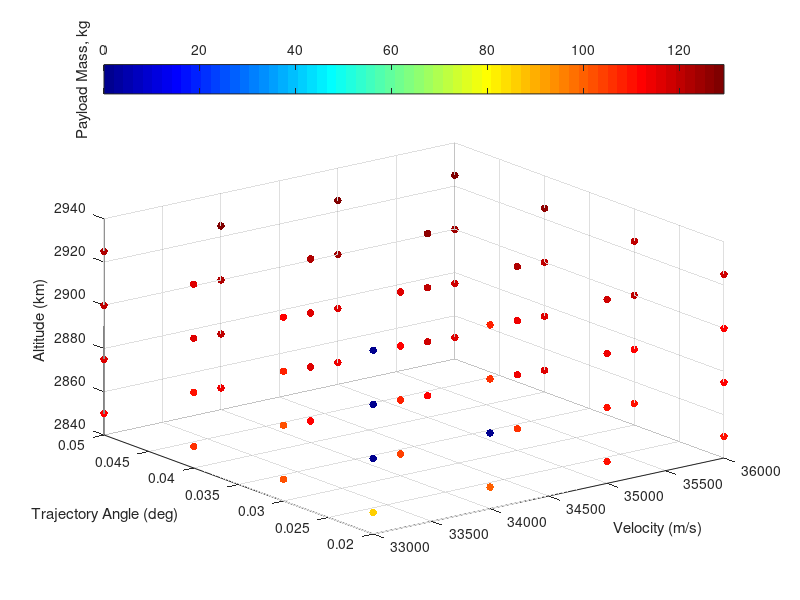

This chart was generated by the following MATLAB code: (Note: this script raises an error after producing the figure.)
% visualising third stage cost results
% clear all
ThirdStageData = sortrows(dlmread('thirdstageforvis.dat'));
Atmosphere = dlmread('atmosphere.txt');
% map = [0, 0, 0
%     0, 0, 0
%     .0, 0, 0
%     .2, 0, 0
%     .6, 0, 0.0
%     1.0, 0, 0];
% colormap(map)




colormap jet
scatter3(ThirdStageData(:,3),ThirdStageData(:,4),ThirdStageData(:,5),30,ThirdStageData(:,6), 'filled')

ylabel('Trajectory Angle (deg)')
xlabel('Velocity (m/s)')
zlabel('Altitude (km)')
c=colorbar('northoutside');
ylabel(c,'Payload Mass, kg')



[VGrid,thetaGrid,vGrid] = ndgrid(33000:1000:36000,[0.01 0.02 0.03 0.04 0.05],[2850:25:2925]);

PayloadDataInterp = scatteredInterpolant(ThirdStageData(:,3),ThirdStageData(:,4),ThirdStageData(:,5),ThirdStageData(:,6));
PayloadData = PayloadDataInterp(VGrid,thetaGrid,vGrid);
global PayloadGrid
PayloadGrid = griddedInterpolant(VGrid,thetaGrid,vGrid,PayloadData,'spline','linear');


% [meshAlt,meshAngle,meshVel] = meshgrid(unique(ThirdStageData(:,3)),unique(ThirdStageData(:,4)),unique(ThirdStageData(:,5)));
% meshPayload = permute(reshape(ThirdStageData(:,6),[length(unique(ThirdStageData(:,5))),length(unique(ThirdStageData(:,4))),length(unique(ThirdStageData(:,3)))]),[2 3 1]);
 figure(200)

colormap(gray)
C = contourf(rad2deg(thetaGrid(:,:,2)),VGrid(:,:,2)/1000,PayloadData(:,:,3),21)
% C = contourf(rad2deg(meshAngle(:,:,2)),meshAlt(:,:,2)/1000,meshPayload(:,:,3),12)
% C = contourf(rad2deg(meshAngle),meshAlt/1000,meshPayload,13)

xlabel('Release Angle (deg)')
ylabel('Altitude (km)')
% title('2750 m/s')
% ylim([30 40])
c = colorbar;
c.Label.String = 'Payload (kg)';

% slice(threeDMAT,[1,3,5],[],[])
% colormap hsv


% contourslice(threeDMAT,[1,3,6],[],[],10)


% 
% % getting maximum values
% [max1,ind1] = max(threeDMAT,[],3);
% 
% [max2,ind2] = max(max1,[],2);
% 
% ind  = [ind1(ind2),ind2] % this really doesnt tell me much, as it wants very high altitude all the time
% 
% 
% 
% 
% 
% % plotting density
% 
% 
% figure(4)
% plot(Atmosphere(:,1)/1000,  Atmosphere(:,4)),'Color','k','LineWidth',0.8;
% xlim([20,40])
% 
% xlabel('Altitude (km)')
% ylabel('Density (kg/m^3)')
% 
% 
% figure(5)
% 
% [meshAngle2,meshVel2,meshAlt2] = meshgrid(Angle,Vel,Alt);
% 
% colormap(gray)
% 
% colormap(flipud(colormap))
% hx = slice(meshAngle2,meshVel2,meshAlt2./1000,threeDMAT,[],[2600:100:3000],[])
% 
% % [Xq,Yq,Zq] = meshgrid([0:.5:5],[2600:100:3000],[20000:500:40000]);
% % threeDMATint = interp3(meshAngle2,meshVel2,meshAlt2,threeDMAT,Xq,Yq,Zq);
% % hx = slice(Xq,Yq,Zq/1000,threeDMATint,[],[2600:100:3000],[]);
% 
% caxis([220 340]) 
% c=colorbar('northoutside')
% c.LimitsMode = 'manual'
% c.Limits = [180 320]
% 
% set(hx, 'EdgeColor', 'none');
% 
% % set(hx, 'FaceColor', 'interp'); % use this to smooth
% set(hx, 'FaceColor', 'flat');
% 
% xlabel('Trajectory Angle (deg)','FontSize',17)
% ylabel('Velocity (m/s)','FontSize',17)
% zlabel('Altitude (km)','FontSize',17)
% ylabel(c,'Payload Mass, kg','FontSize',17)
